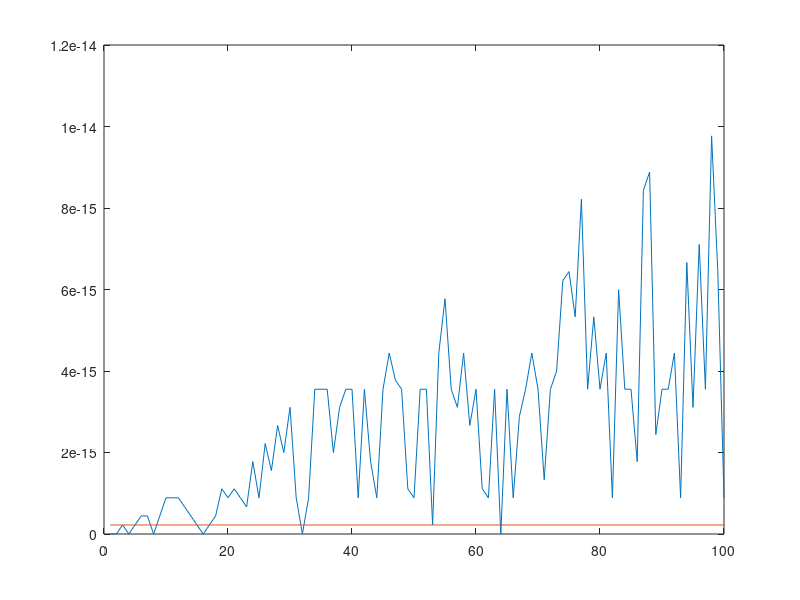
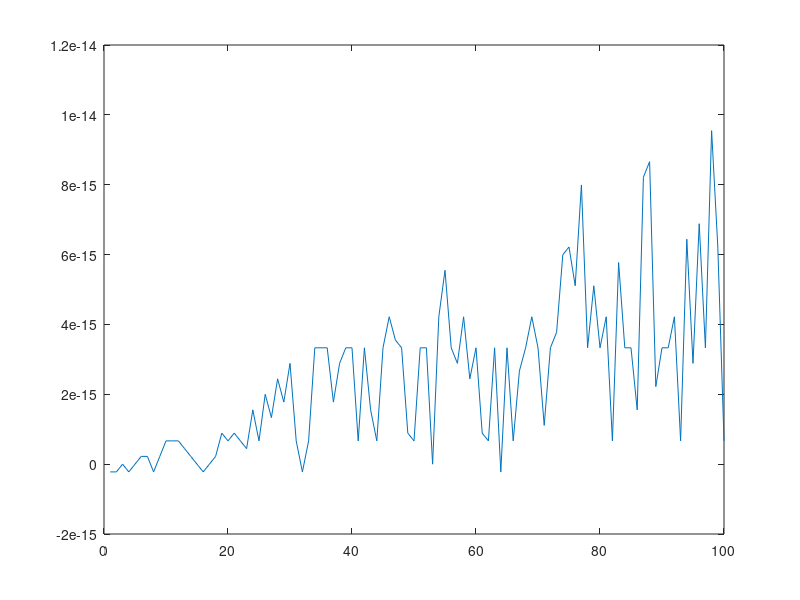

The MATLAB script that drew these images, in order:
clc;
clear all;
close all;
base_max = 100;
base_arr = [1:1:base_max];
for base=1:base_max
    myeps = abs(base*((base+1)/base-1)-1);
    format long e
    
    myeps_arr(base) = myeps;
    eps_arr(base)=eps;
    eps_myeps = [eps;myeps]
    err_arr(base) = myeps-eps;
end
 figure(1);
 plot(base_arr,myeps_arr);
 hold all;
 plot(base_arr,eps_arr);

%figure(2);
%plot(base_arr,err_arr)

for base=1:base_max
    myeps = abs(base*(1+1/base-1)-1);
    format long e
    
    myeps_arr(base) = myeps;
    eps_arr(base)=eps;
    base
    eps_myeps = [eps;myeps]
    err_arr(base) = myeps-eps;
end

figure(3);
plot(base_arr,err_arr)
